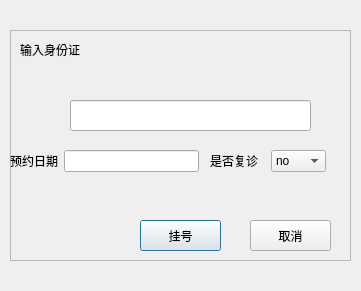
<?xml version="1.0" encoding="UTF-8"?>
<ui version="4.0">
 <class>check</class>
 <widget class="QDialog" name="check">
  <property name="geometry">
   <rect>
    <x>0</x>
    <y>0</y>
    <width>361</width>
    <height>291</height>
   </rect>
  </property>
  <property name="windowTitle">
   <string>挂号</string>
  </property>
  <property name="windowIcon">
   <iconset>
    <normaloff>:/new/prefix1/C:/Users/Administrator.QH-20141214JPFU/Pictures/0]48MKQOOPNTW%60}V2NM]L.png</normaloff>:/new/prefix1/C:/Users/Administrator.QH-20141214JPFU/Pictures/0]48MKQOOPNTW%60}V2NM]L.png</iconset>
  </property>
  <property name="styleSheet">
   <string notr="true"/>
  </property>
  <widget class="QFrame" name="frame">
   <property name="geometry">
    <rect>
     <x>10</x>
     <y>30</y>
     <width>341</width>
     <height>231</height>
    </rect>
   </property>
   <property name="styleSheet">
    <string notr="true">border-image: url();</string>
   </property>
   <property name="frameShape">
    <enum>QFrame::StyledPanel</enum>
   </property>
   <property name="frameShadow">
    <enum>QFrame::Raised</enum>
   </property>
   <widget class="QLabel" name="label">
    <property name="geometry">
     <rect>
      <x>10</x>
      <y>10</y>
      <width>150</width>
      <height>20</height>
     </rect>
    </property>
    <property name="styleSheet">
     <string notr="true">font: 75 14pt &quot;黑体&quot;;</string>
    </property>
    <property name="text">
     <string>输入身份证</string>
    </property>
   </widget>
   <widget class="QLineEdit" name="pidlineEdit">
    <property name="geometry">
     <rect>
      <x>60</x>
      <y>70</y>
      <width>241</width>
      <height>31</height>
     </rect>
    </property>
    <property name="styleSheet">
     <string notr="true">font: 75 10pt &quot;Adobe 黑体 Std R&quot;;</string>
    </property>
   </widget>
   <widget class="QWidget" name="layoutWidget">
    <property name="geometry">
     <rect>
      <x>200</x>
      <y>120</y>
      <width>116</width>
      <height>22</height>
     </rect>
    </property>
    <layout class="QHBoxLayout" name="horizontalLayout_2">
     <item>
      <widget class="QLabel" name="label_2">
       <property name="styleSheet">
        <string notr="true">font: 75 11pt &quot;黑体&quot;;</string>
       </property>
       <property name="text">
        <string>是否复诊</string>
       </property>
      </widget>
     </item>
     <item>
      <widget class="QComboBox" name="creturn">
       <item>
        <property name="text">
         <string>no</string>
        </property>
       </item>
       <item>
        <property name="text">
         <string>yes</string>
        </property>
       </item>
      </widget>
     </item>
    </layout>
   </widget>
   <widget class="QPushButton" name="ch_queren">
    <property name="geometry">
     <rect>
      <x>130</x>
      <y>190</y>
      <width>81</width>
      <height>31</height>
     </rect>
    </property>
    <property name="styleSheet">
     <string notr="true">font: 75 12pt &quot;黑体&quot;;</string>
    </property>
    <property name="text">
     <string>挂号</string>
    </property>
   </widget>
   <widget class="QPushButton" name="ch_fanhui">
    <property name="geometry">
     <rect>
      <x>240</x>
      <y>190</y>
      <width>81</width>
      <height>31</height>
     </rect>
    </property>
    <property name="styleSheet">
     <string notr="true">font: 75 12pt &quot;黑体&quot;;</string>
    </property>
    <property name="text">
     <string>取消</string>
    </property>
   </widget>
   <widget class="QWidget" name="layoutWidget">
    <property name="geometry">
     <rect>
      <x>0</x>
      <y>120</y>
      <width>189</width>
      <height>22</height>
     </rect>
    </property>
    <layout class="QHBoxLayout" name="horizontalLayout">
     <item>
      <widget class="QLabel" name="label_3">
       <property name="styleSheet">
        <string notr="true">font: 75 11pt &quot;黑体&quot;;</string>
       </property>
       <property name="text">
        <string>预约日期</string>
       </property>
      </widget>
     </item>
     <item>
      <widget class="QLineEdit" name="pdatelineEdit"/>
     </item>
    </layout>
   </widget>
  </widget>
  <widget class="QFrame" name="frame_2">
   <property name="geometry">
    <rect>
     <x>-30</x>
     <y>-20</y>
     <width>461</width>
     <height>501</height>
    </rect>
   </property>
   <property name="styleSheet">
    <string notr="true">border-image: url(:/new/prefix1/image/38.jpg);</string>
   </property>
   <property name="frameShape">
    <enum>QFrame::StyledPanel</enum>
   </property>
   <property name="frameShadow">
    <enum>QFrame::Raised</enum>
   </property>
  </widget>
  <zorder>frame_2</zorder>
  <zorder>frame</zorder>
 </widget>
 <tabstops>
  <tabstop>pidlineEdit</tabstop>
  <tabstop>creturn</tabstop>
  <tabstop>ch_queren</tabstop>
  <tabstop>ch_fanhui</tabstop>
  <tabstop>pdatelineEdit</tabstop>
 </tabstops>
 <resources/>
 <connections/>
</ui>
